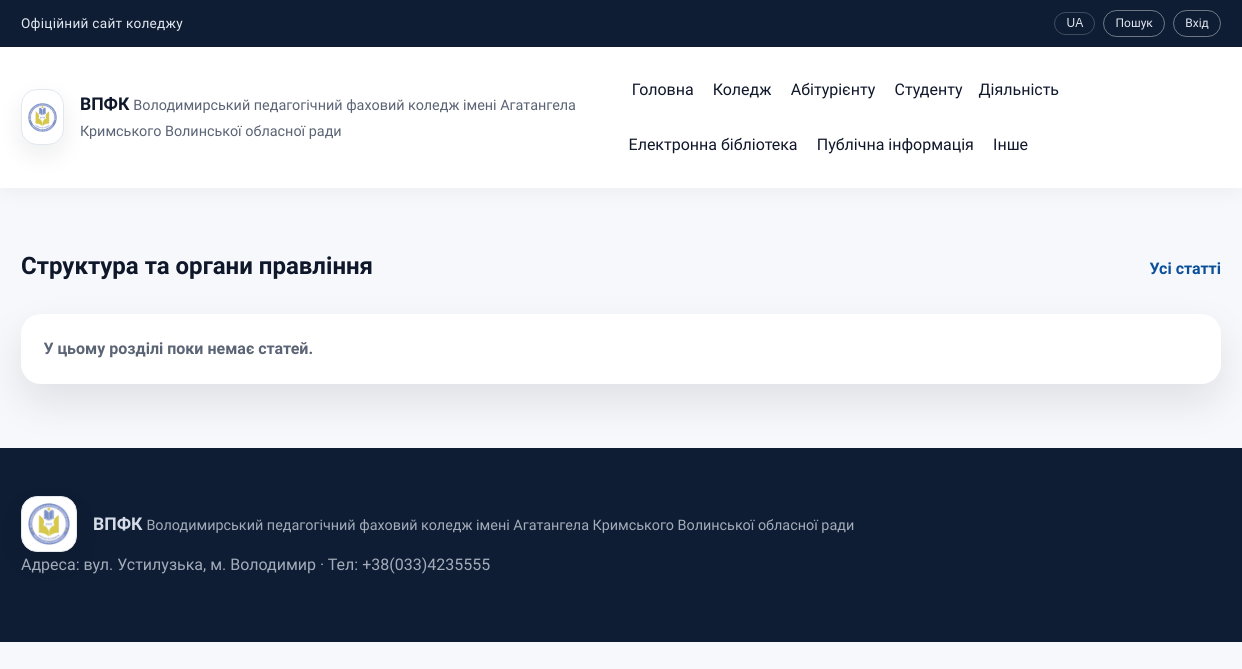
/section/9, run on the app's committed database.
### tables this page shows
CREATE TABLE menu_items (
          id INTEGER PRIMARY KEY AUTOINCREMENT,
          parent_id INTEGER,
          title TEXT NOT NULL,
          url TEXT NOT NULL,
          sort_order INTEGER NOT NULL DEFAULT 0,
          FOREIGN KEY(parent_id) REFERENCES menu_items(id)
        );

### app.py (the view, shortened to what this page needs)
@app.route("/section/<int:section_id>")
def section(section_id: int):
    menu_tree = get_menu_tree()
    section_item = find_menu_item(menu_tree, section_id)
    if not section_item:
        abort(404)
    direct_count_row = query_db(
        "SELECT COUNT(*) AS total FROM articles WHERE section_id = ?",
        (section_id,),
        one=True,
    )
    direct_count = int(direct_count_row["total"]) if direct_count_row else 0
    section_ids = get_descendant_ids(section_id)
    placeholders = ",".join("?" * len(section_ids))
    articles = query_db(
        f"""
        SELECT articles.*, menu_items.title AS section_title
        FROM articles
        LEFT JOIN menu_items ON menu_items.id = articles.section_id
        WHERE articles.section_id IN ({placeholders})
        ORDER BY articles.published_date DESC
        """,
        tuple(section_ids),
    )
    return render_template(
        "section.html",
        section_item=section_item,
        articles=articles,
        active_title=section_item["title"],
    )

### app.py (called while the page is built)
def get_db() -> sqlite3.Connection:
    if "db" not in g:
        conn = sqlite3.connect(DB_PATH)
        conn.row_factory = sqlite3.Row
        g.db = conn
    return g.db

def query_db(query: str, args: tuple = (), one: bool = False):
    db = get_db()
    cursor = db.execute(query, args)
    rows = cursor.fetchall()
    cursor.close()
    if one:
        return rows[0] if rows else None
    return rows

def build_menu_tree(rows: List[sqlite3.Row]) -> List[dict]:
    items: Dict[int, dict] = {}
    roots: List[dict] = []
    for row in rows:
        items[row["id"]] = {
            "id": row["id"],
            "parent_id": row["parent_id"],
            "title": row["title"],
            "url": row["url"],
            "sort_order": row["sort_order"],
            "children": [],
        }
    for item in items.values():
        parent_id = item["parent_id"]
        if parent_id and parent_id in items:
            items[parent_id]["children"].append(item)
        else:
            roots.append(item)
    def sort_items(nodes: List[dict]) -> List[dict]:
        nodes.sort(key=lambda n: (n["sort_order"], n["title"]))
        for node in nodes:
            node["children"] = sort_items(node["children"])
        return nodes
    return sort_items(roots)

def get_menu_tree() -> List[dict]:
    rows = query_db("SELECT * FROM menu_items ORDER BY sort_order, title")
    return build_menu_tree(rows)

def find_menu_item(nodes: List[dict], item_id: int) -> Optional[dict]:
    for node in nodes:
        if node["id"] == item_id:
            return node
        found = find_menu_item(node["children"], item_id)
        if found:
            return found
    return None

def get_descendant_ids(section_id: int) -> List[int]:
    rows = query_db("SELECT id, parent_id FROM menu_items")
    children_map: Dict[int, List[int]] = {}
    for row in rows:
        parent = row["parent_id"]
        if parent is not None:
            children_map.setdefault(parent, []).append(row["id"])
    result: List[int] = []
    def walk(node_id: int) -> None:
        result.append(node_id)
        for child_id in children_map.get(node_id, []):
            walk(child_id)
    walk(section_id)
    return result

@app.context_processor
def inject_globals():
    return {
        "menu_items": get_menu_tree(),
        "current_user": g.get("user"),
    }

### templates/section.html (shortened to what this page needs)
{% extends "layout.html" %}
{% block content %}
  <section class="section">
    <div class="container">
      <div class="section-header">
        <h1>{{ section_item.title }}</h1>
        <a class="link" href="{{ url_for('articles') }}">Усі статті</a>
      </div>
      <div class="article-list">
        {% for article in articles %}
          <article class="article-card">
            {% set thumb = article.featured_image %}
            {% if not thumb and article.image_gallery %}
              {% set gallery = article.image_gallery|from_json if article.image_gallery else [] %}
              {% if gallery %}
                {% set thumb = gallery[0] %}
              {% endif %}
            {% endif %}
            {% if thumb %}
              {% if article.external_link %}
                <a class="article-thumb" href="{{ article.external_link }}" target="_blank">
                  <img src="{{ uploads_url(thumb) }}" alt="{{ article.title }}">
                </a>
              {% else %}
                <a class="article-thumb" href="{{ url_for('article_detail', article_id=article.id) }}">
                  <img src="{{ uploads_url(thumb) }}" alt="{{ article.title }}">
                </a>
              {% endif %}
            {% endif %}
            <div class="article-meta">
              <span class="badge">{{ article.category }}</span>
              <span class="muted">Публікація: {{ article.published_date }}</span>
              {% if article.event_date %}
                <span class="muted">Подія: {{ article.event_date }}</span>
              {% endif %}
            </div>
            <h3>
              {% if article.external_link %}
                <a href="{{ article.external_link }}" target="_blank">{{ article.title }}</a>
              {% else %}
                <a href="{{ url_for('article_detail', article_id=article.id) }}">{{ article.title }}</a>
              {% endif %}
            </h3>
            {% set summary_text = article.summary|clean_text %}
            {% if summary_text %}
              <p>{{ summary_text }}</p>
            {% endif %}
            <div class="article-footer">
              {% if article.external_link %}
                <a class="link" href="{{ article.external_link }}" target="_blank">Перейти</a>
              {% else %}
                <a class="link" href="{{ url_for('article_detail', article_id=article.id) }}">Читати</a>
              {% endif %}
            </div>
          </article>
        {% else %}
          <div class="empty-state">У цьому розділі поки немає статей.</div>
        {% endfor %}
      </div>
    </div>
  </section>
{% endblock %}

### templates/_menu.html (shortened to what this page needs)
{% macro render_menu(items, active_title=None, level=0) %}
  {% for item in items %}
    {% set active_class = "nav-highlight" if item.title == active_title else "" %}
    {% if item.children %}
      <div class="nav-item has-submenu submenu-level-{{ level }}">
        <span class="nav-title {{ active_class }}">{{ item.title }}</span>
      </div>
    {% else %}
      <a href="{{ item.url or '#' }}" class="{{ active_class }}">{{ item.title }}</a>
    {% endif %}
  {% endfor %}
{% endmacro %}

### static/css/styles.css (style rules this page uses)
:root { color-scheme: light; --bg: #f6f8fb; --surface: #ffffff; --surface-2: #eef2f8; --text: #0f172a; --muted: #5b6475; --primary: #0b4f9a; --primary-700: #083b73; --secondary: #0e7c66; --accent: #f2b705; --border: #e2e8f0; --shadow: 0 18px 40px rgba(15, 23, 42, 0.1); --radius-lg: 20px; --radius-md: 14px; --radius-sm: 10px; --container: 1200px; }
*, *::before, *::after { box-sizing: border-box; }
body { margin: 0; font-family: "Source Sans 3", "Inter", "Roboto", "Segoe UI", sans-serif; font-size: 16px; line-height: 1.6; color: var(--text); background: var(--bg); }
a { color: inherit; text-decoration: none; }
h1, h2, h3 { margin: 0 0 0.4em; line-height: 1.2; }
.container { width: min(100% - 2.5rem, var(--container)); margin: 0 auto; }
.section { padding: 4rem 0; }
.section-header { display: flex; align-items: baseline; justify-content: space-between; gap: 1rem; margin-bottom: 1.5rem; }
.site-nav a { padding: 0.4rem 0.2rem; color: var(--text); position: relative; }
.site-nav a::after { content: ""; position: absolute; left: 0; bottom: -0.2rem; width: 0%; height: 2px; background: var(--primary); transition: width 0.3s ease; }
.nav-item { position: relative; display: inline-flex; align-items: center; gap: 0.35rem; }
.nav-title { display: inline-block; cursor: default; user-select: none; }
.link { color: var(--primary); font-weight: 600; }
.article-list { display: grid; gap: 1.2rem; }
.empty-state { background: var(--surface); border-radius: var(--radius-lg); padding: 1.4rem; box-shadow: var(--shadow); font-weight: 600; color: var(--muted); }

### data on the page
menu_items: title "Головна"
menu_items: title "Коледж"
menu_items: title "Абітурієнту"
menu_items: title "Студенту"
menu_items: title "Діяльність"
menu_items: title "Електронна бібліотека"
menu_items: title "Публічна інформація"
menu_items: title "Інше"
menu_items: title "Структура та органи правління"
